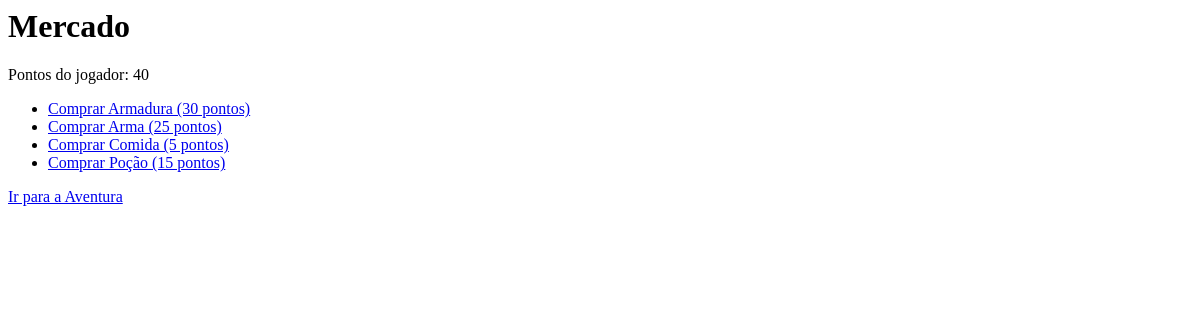
Before: /market/ with the older database file.
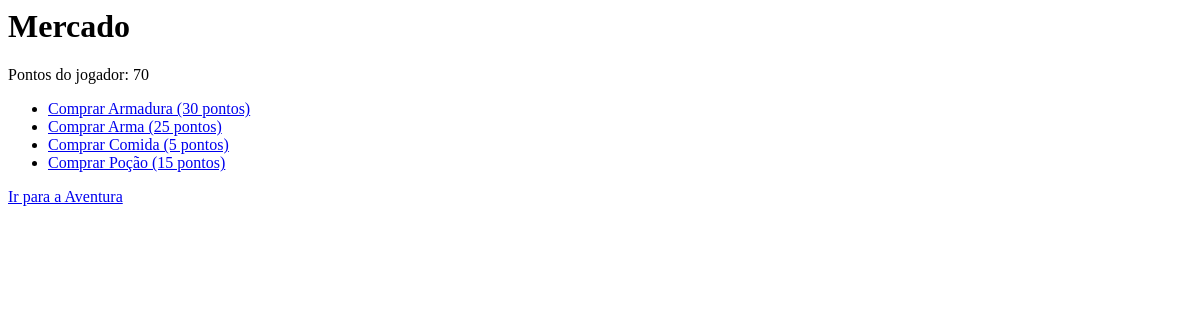
After: the same page with the newer database file.
### inventory/models.py (models this page shows)
class Player(models.Model):
    name = models.CharField(max_length=100)
    gender = models.CharField(max_length=10, default='Male')  # Defina o valor padrão como 'Male'
    points = models.IntegerField(default=100)

### inventory/views.py (the view)
# urls.py: path('market/', market, name='market'),
def market(request):
    player = Player.objects.get(pk=1)  # Assumindo que há um jogador com ID 1
    items = Item.objects.all()
    context = {'player': player, 'items': items}
    return render(request, 'inventory/market.html', context)

### inventory/templates/inventory/market.html
<h1>Mercado</h1>
<p>Pontos do jogador: {{ player.points }}</p>
<ul>
  <li><a href="{% url 'buy_item' 1 %}">Comprar Armadura (30 pontos)</a></li>
  <li><a href="{% url 'buy_item' 2 %}">Comprar Arma (25 pontos)</a></li>
  <li><a href="{% url 'buy_item' 3 %}">Comprar Comida (5 pontos)</a></li>
  <li><a href="{% url 'buy_item' 4 %}">Comprar Poção (15 pontos)</a></li>
</ul>
<a href="{% url 'adventure' %}">Ir para a Aventura</a>

Changed rows visible on the page:
changed Player: points "40" → "70"
